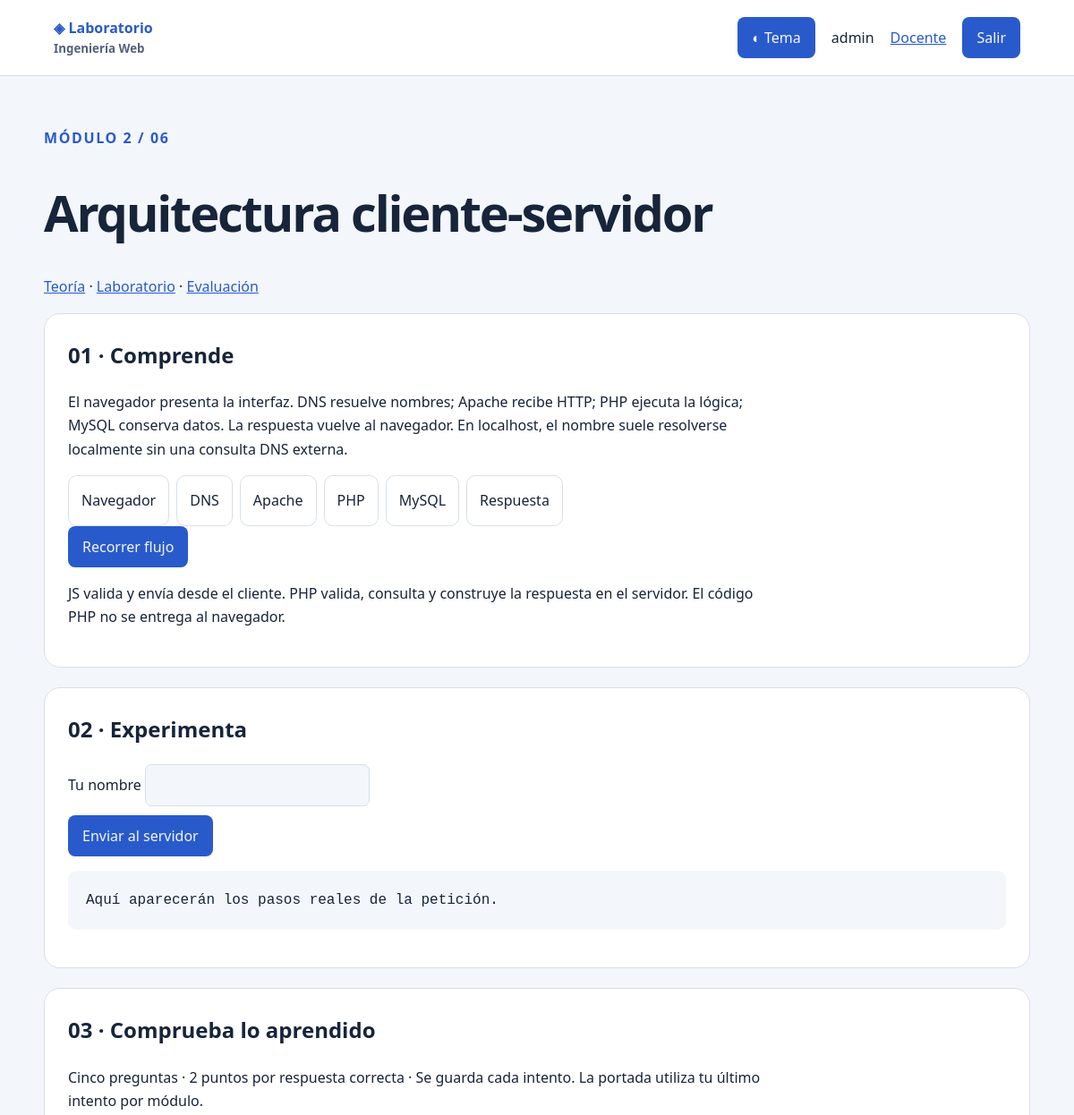
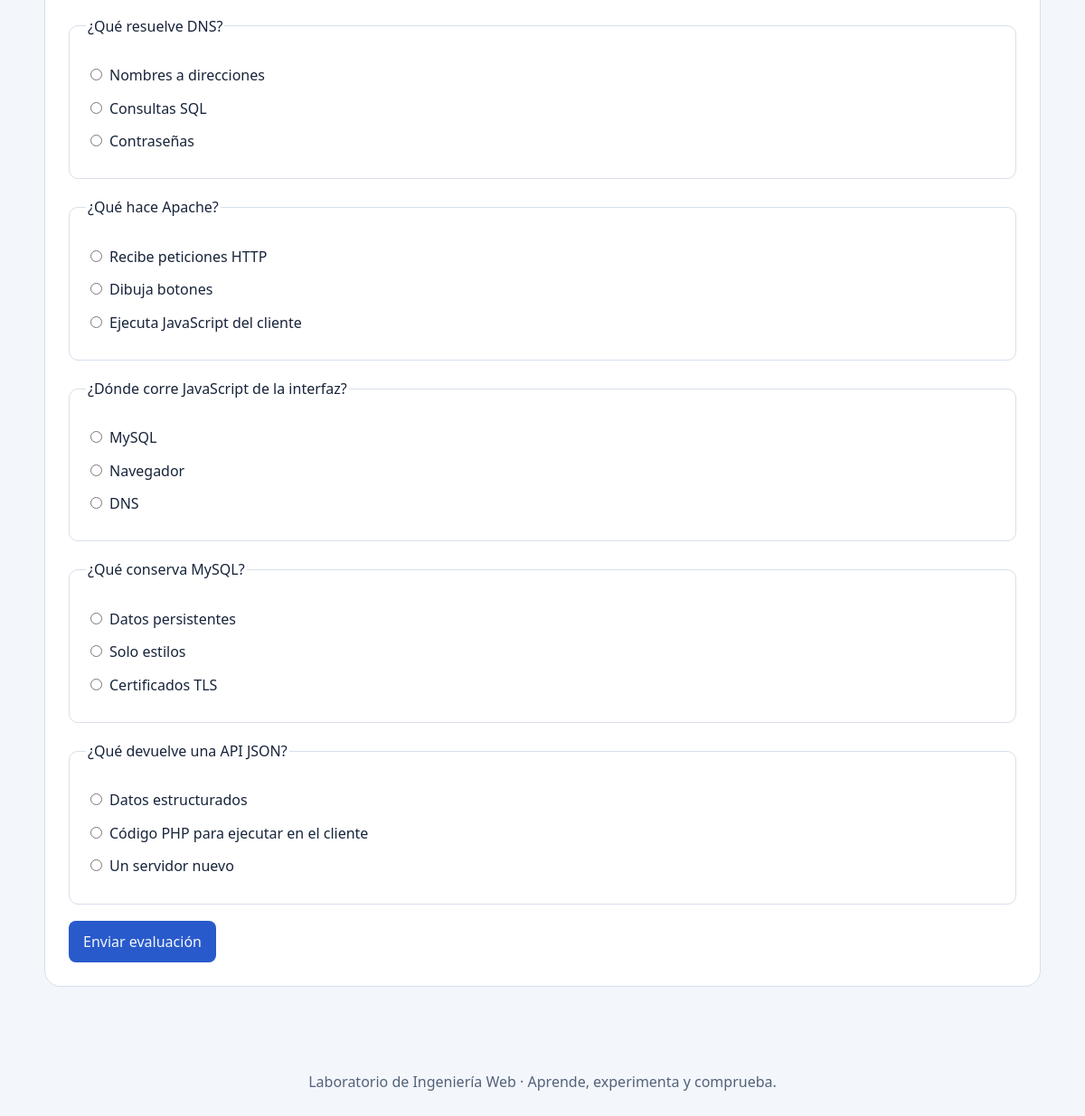
Screenshot of /modulos/02-cliente-servidor/index.php (signed in) with the database file from the repository (2 pictures, top to bottom).
### tables this page shows
CREATE TABLE IF NOT EXISTS preguntas (id INT PRIMARY KEY,modulo_id INT NOT NULL,enunciado TEXT NOT NULL,opciones JSON NOT NULL,respuesta_correcta INT NOT NULL,FOREIGN KEY(modulo_id) REFERENCES modulos(id));

### modulos/02-cliente-servidor/index.php (called while the page is built)
<?php $modulo=2; require __DIR__.'/../../includes/modulo.php';

### config/config.php (called while the page is built, shortened)
<?php
function e($valor): string { return htmlspecialchars((string)$valor, ENT_QUOTES, 'UTF-8'); }
function alumno(): ?array { return $_SESSION['alumno'] ?? null; }

### config/db.php (called while the page is built)
<?php
require_once __DIR__.'/config.php';
function bd(): PDO {
    static $pdo;
    if (!$pdo) {
        try { $pdo = new PDO('mysql:host='.DB_HOST.';dbname='.DB_NAME.';charset=utf8mb4', DB_USER, DB_PASS, [PDO::ATTR_ERRMODE=>PDO::ERRMODE_EXCEPTION,PDO::ATTR_DEFAULT_FETCH_MODE=>PDO::FETCH_ASSOC,PDO::ATTR_EMULATE_PREPARES=>false]); }
        catch (PDOException $error) { error_log($error->getMessage()); throw new RuntimeException('No se pudo conectar con lab_web. Inicia MySQL e importa sql/lab_web.sql.'); }
    }
    return $pdo;
}

### includes/modulo.php (the view, shortened to what this page needs)
<?php
require_once __DIR__.'/contenido.php';
require_once __DIR__.'/../config/db.php';
$c=$contenidos[$modulo];$titulo=$c[0];$mensaje='';
include __DIR__.'/header.php';
?>
<p class="eyebrow">MÓDULO <?=e($modulo)?> / 06</p><h1><?=e($titulo)?></h1><p><a href="#teoria">Teoría</a> · <a href="#laboratorio">Laboratorio</a> · <a href="#evaluacion">Evaluación</a></p>
<section id="teoria"><h2>01 · Comprende</h2><p><?=e($c[2])?></p>
<div class="flujo" aria-label="Flujo cliente servidor"><?php foreach(['Navegador','DNS','Apache','PHP','MySQL','Respuesta'] as $paso): ?><span><?=e($paso)?></span><?php endforeach; ?></div><?php if($modulo===2): ?><button id="animar">Recorrer flujo</button><p>JS valida y envía desde el cliente. PHP valida, consulta y construye la respuesta en el servidor. El código PHP no se entrega al navegador.</p><?php endif; ?>
</section><section id="laboratorio"><h2>02 · Experimenta</h2>
<?php include __DIR__.'/laboratorios.php'; ?>
</section><section id="evaluacion"><h2>03 · Comprueba lo aprendido</h2><p>Cinco preguntas · 2 puntos por respuesta correcta · Se guarda cada intento. La portada utiliza tu último intento por módulo.</p>
<?php if(!alumno()): ?><p><a href="<?=BASE_URL?>/login.php">Inicia sesión para guardar tu evaluación.</a></p><?php else: try { $q=bd()->prepare('SELECT id,enunciado,opciones FROM preguntas WHERE modulo_id=? ORDER BY id');$q->execute([$modulo]);$lista=$q->fetchAll();if(count($lista)!==5) throw new RuntimeException('Faltan preguntas. Importa el SQL.'); ?>
<form method="post"><input type="hidden" name="csrf" value="<?=e(token())?>"><input type="hidden" name="evaluar" value="1"><?php foreach($lista as $p): ?><fieldset><legend><?=e($p['enunciado'])?></legend><?php foreach(json_decode($p['opciones'],true) as $i=>$opcion): ?><label><input type="radio" required name="respuesta[<?=e($p['id'])?>]" value="<?=e($i)?>"><?=e($opcion)?></label><?php endforeach; ?></fieldset><?php endforeach; ?><button>Enviar evaluación</button></form>
<?php }catch(Throwable $error){echo '<p class="aviso">'.e($error->getMessage()).'</p>';} endif; ?></section><?php include __DIR__.'/footer.php'; ?>

### assets/css/estilos.css (style rules this page uses)
:root { color-scheme:light;--fondo:#f3f6fb;--panel:#fff;--texto:#17243a;--suave:#52627a;--borde:#d7dfeb;--acento:#295acc }
* { box-sizing:border-box }
body { margin:0;background:var(--fondo);color:var(--texto);font:16px/1.65 system-ui,sans-serif }
a { color:var(--acento) }
h1 { font-size:clamp(2rem,5vw,3.5rem);line-height:1.15;letter-spacing:-.04em }
h2 { margin-top:0 }
p { max-width:85ch }
.eyebrow { color:var(--acento);font-weight:700;letter-spacing:.1em }
.tarjeta,section { background:var(--panel);border:1px solid var(--borde);border-radius:18px;padding:26px;margin-bottom:22px }
button,.boton { background:var(--acento);color:var(--fondo);border:0;border-radius:8px;padding:10px 16px;font:inherit;cursor:pointer;text-decoration:none;display:inline-block }
input,select,textarea { font:inherit;background:var(--fondo);color:var(--texto);border:1px solid var(--borde);border-radius:7px;padding:9px;max-width:100% }
label { display:block;margin:10px 0 }
input[type=checkbox],input[type=radio] { margin-right:8px }
.flujo { display:flex;gap:8px;flex-wrap:wrap }
.flujo span { padding:14px;border:1px solid var(--borde);border-radius:10px }
fieldset { border:1px solid var(--borde);border-radius:10px;margin:18px 0;padding:18px }

### rows the page displays
preguntas: enunciado "¿Qué resuelve DNS?", opciones "Nombres a direcciones", opciones "Consultas SQL", opciones "Contraseñas"
preguntas: enunciado "¿Qué hace Apache?", opciones "Recibe peticiones HTTP", opciones "Dibuja botones", opciones "Ejecuta JavaScript del cliente"
preguntas: enunciado "¿Dónde corre JavaScript de la interfaz?", opciones "MySQL", opciones "Navegador", opciones "DNS"
preguntas: enunciado "¿Qué conserva MySQL?", opciones "Datos persistentes", opciones "Solo estilos", opciones "Certificados TLS"
preguntas: enunciado "¿Qué devuelve una API JSON?", opciones "Datos estructurados", opciones "Código PHP para ejecutar en el cliente", opciones "Un servidor nuevo"

### other values shown
alumno()['nombre'] "admin"
$modulo "2"
$titulo "Arquitectura cliente-servidor"
$paso "Navegador"
$paso "DNS"
$paso "Apache"
$paso "PHP"
$paso "MySQL"
$paso "Respuesta"
